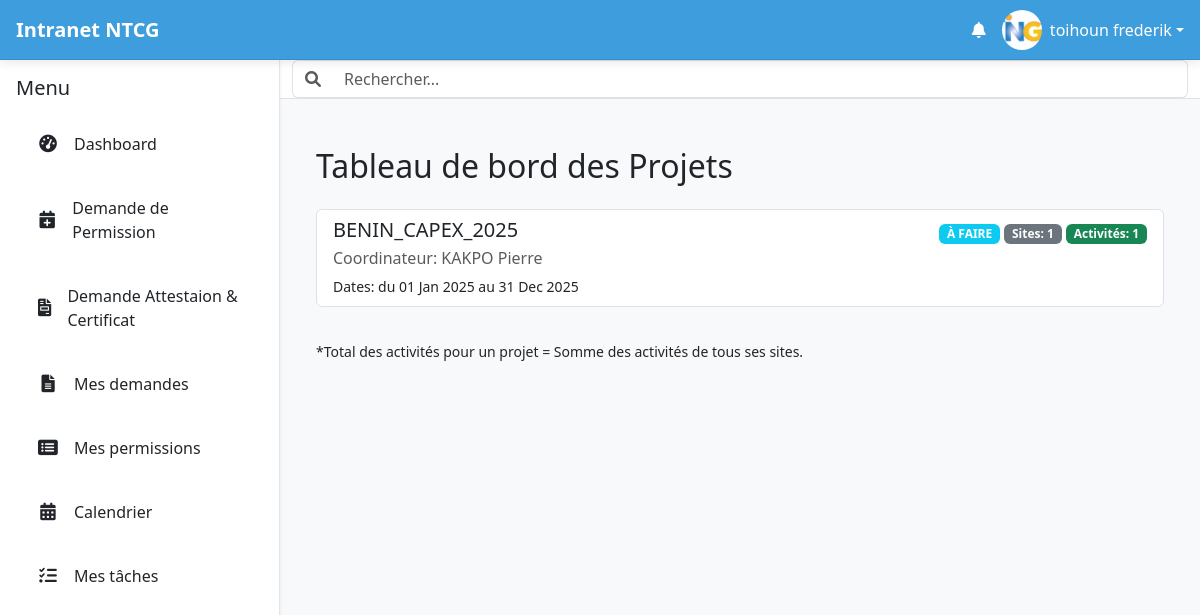
/projects/ (signed in), run on the app's committed database.
### intranet/models.py (models this page shows, shortened)
class User(AbstractUser):
    date_de_naissance = models.DateField(null=True, blank=True)
    nationalite = CountryField(blank=True)
    pays_de_naissance = CountryField(blank=True)
    type_sanguin = models.CharField(max_length=5, blank=True)
    adresse = models.CharField(max_length=255, blank=True)
    telephone_personnel = models.CharField(max_length=20, blank=True)
    piece_type = models.ForeignKey(PieceType, on_delete=models.SET_NULL, null=True, blank=True, verbose_name="Type de pièce d'identité")
    piece_number = models.CharField(max_length=100, blank=True, verbose_name="Numéro de la pièce d'identité")
    personal_email = models.EmailField(blank=True, null=True, verbose_name="Email personnel")
    emergency_contact_name = models.CharField(max_length=255, blank=True, verbose_name="Nom et prénom du contact d'urgence")
    emergency_contact_phone = models.CharField(max_length=20, blank=True, verbose_name="Téléphone du contact d'urgence")
    allergies = models.TextField(blank=True)
    maladies_chroniques = models.TextField(blank=True)
    medicaments = models.TextField(blank=True)
    job_role = models.ForeignKey(JobRole, on_delete=models.SET_NULL, null=True, blank=True)
    departement = models.ForeignKey(Department, on_delete=models.SET_NULL, null=True, blank=True)
    date_embauche = models.DateField(null=True, blank=True)
    professional_email = models.EmailField(blank=True, null=True, verbose_name="Email professionnel")
    contract_type = models.ForeignKey(ContractType, on_delete=models.SET_NULL, null=True, blank=True, verbose_name="Type de contrat")
    isignum = models.CharField(max_length=100, blank=True, verbose_name="Numéro Isignum")
    eritop_id = models.CharField(max_length=100, blank=True, verbose_name="ID Eritop")
    country = models.ForeignKey(Country, on_delete=models.SET_NULL, null=True, blank=True, verbose_name="Pays de l'employé")
    managed_countries = models.ManyToManyField(Country, related_name='managers', blank=True, verbose_name="Pays gérés")
    bank_info = models.ForeignKey(BankInfo, on_delete=models.SET_NULL, null=True, blank=True, verbose_name="Nom de la banque")
    bank_account_number = models.CharField(max_length=50, blank=True, verbose_name="Numéro de compte bancaire")
    cnss = models.CharField(max_length=50, verbose_name="Numéro CNSS/Sécurité Sociale", blank=True)
    dependants = models.TextField(blank=True)
    employee_id = models.CharField(max_length=100, unique=True, blank=True, verbose_name="Numéro de matricule")
    photo_profil = models.ImageField(upload_to='photos_profils/', null=True, blank=True)
    class Meta:
        ordering = ['last_name', 'first_name']
        indexes = [
            models.Index(fields=['last_name', 'first_name']),
            models.Index(fields=['is_active']),
            models.Index(fields=['departement']),
            models.Index(fields=['country']),
        ]

class Project(models.Model):
    STATUS_CHOICES = [
        ('À FAIRE', 'À faire'),
        ('EN COURS', 'En cours'),
        ('TERMINÉ', 'Terminé'),
    ]
    name = models.CharField(max_length=255, verbose_name="Nom du projet")
    description = models.TextField(verbose_name="Description du projet", blank=True, null=True)
    start_date = models.DateField(verbose_name="Date de début", null=True, blank=True)
    end_date = models.DateField(verbose_name="Date de fin estimée", null=True, blank=True)
    status = models.CharField(max_length=20, choices=STATUS_CHOICES, default='À FAIRE', verbose_name="Statut")
    coordinator = models.ForeignKey(
        settings.AUTH_USER_MODEL,
        on_delete=models.SET_NULL,
        null=True,
        blank=True,
        related_name='managed_projects',
        verbose_name="Coordinateur du projet"
    )
    team_members = models.ManyToManyField(
        settings.AUTH_USER_MODEL,
        related_name='projects',
        verbose_name="Membres de l'équipe"
    )
    country = CountryField(blank=True, verbose_name="Pays du projet")
    created_at = models.DateTimeField(auto_now_add=True)
    updated_at = models.DateTimeField(auto_now=True)
    class Meta:
        verbose_name = "Projet"
        verbose_name_plural = "Projets"

class Site(models.Model):
    name = models.CharField(max_length=255, verbose_name="Nom du site")
    project = models.ForeignKey(
        'Project',
        on_delete=models.CASCADE,
        related_name='sites',
        verbose_name="Projet associé"
    )
    location = models.CharField(max_length=255, verbose_name="Localisation", blank=True, null=True)
    site_id = models.CharField(max_length=50, unique=True, verbose_name="Identifiant unique du site", blank=True, null=True)
    class Meta:
        verbose_name = "Site"
        verbose_name_plural = "Sites"

### intranet/views.py (the view)
# urls.py: path('projects/', views.project_list, name='project_dashboard'),
@login_required
def project_list(request):
    projects = Project.objects.all().order_by('-created_at')
    return render(request, 'intranet/project_list.html', {'projects': projects})

### intranet/context_processors.py (called while the page is built)
def is_rh_group(request):
    is_rh = request.user.groups.filter(name='Ressources Humaines').exists()
    return {'is_rh': is_rh}

def is_project_coordinator(request):
    is_coordinator = request.user.groups.filter(name='Coordinateurs de Projets').exists()
    return {'is_coordinator': is_coordinator}

def unread_notifications(request):
    if request.user.is_authenticated:
        unread_count = Notification.objects.filter(user=request.user, is_read=False).count()
    else:
        unread_count = 0
    return {'unread_notifications_count': unread_count}

### intranet/templatetags/intranet_tags.py (called while the page is built)
@register.filter(name='has_group')
def has_group(user, group_name):
    try:
        group = Group.objects.get(name=group_name)
    except Group.DoesNotExist:
        return False
    return group in user.groups.all()

@register.filter
def get_total_tasks(sites_queryset):
    total = 0
    for site in sites_queryset:
        total += site.tasks.count()
    return total

### templates/intranet/project_list.html (shortened to what this page needs)
{% extends 'intranet/base.html' %}
{% load static %}
{% load intranet_tags %}
{% block content %}
<div class="container mt-4">
    <div class="d-flex justify-content-between align-items-center mb-4">
        <h2 class="mb-0">Tableau de bord des Projets</h2>
    </div>
    {% if projects %}
    <div class="list-group">
        {% for project in projects %}
        <a href="{% url 'project_detail' project.id %}" class="list-group-item list-group-item-action mb-2">
            <div class="d-flex w-100 justify-content-between align-items-center">
                <h5 class="mb-1">{{ project.name }}</h5>
                <div>
                    <span class="badge bg-info">{{ project.status }}</span>
                    <span class="badge bg-secondary">
                        Sites: {{ project.sites.count }}
                    </span>
                    <span class="badge bg-success">
                        Activités: {{ project.sites.all|get_total_tasks }}
                    </span>
                </div>
            </div>
            <p class="mb-1 text-muted">
                Coordinateur: {{ project.coordinator.get_full_name }}
            </p>
            <small>
                Dates: du {{ project.start_date|date:"d M Y" }} au {{ project.end_date|date:"d M Y" }}
            </small>
        </a>
        {% endfor %}
    </div>
    {% else %}
    <div class="alert alert-info" role="alert">
        Aucun projet n'est disponible pour vous pour le moment.
    </div>
    {% endif %}
    <p class="mt-4"><small>*Total des activités pour un projet = Somme des activités de tous ses sites.</small></p>
</div>
{% endblock %}

### templates/intranet/base.html (shortened to what this page needs)
{% load static intranet_tags %}
<!doctype html>
<html lang="fr">
<head>
    <link rel="stylesheet" href="https://cdn.jsdelivr.net/npm/bootstrap@5.3.3/dist/css/bootstrap.min.css"
          media="print" onload="this.media='all'">
    <link rel="stylesheet" href="https://cdnjs.cloudflare.com/ajax/libs/font-awesome/6.0.0-beta3/css/all.min.css">
    <link rel="stylesheet" type="text/css" href="https://cdn.datatables.net/2.0.8/css/dataTables.dataTables.css">
</head>
<body>
    <header id="top-header" class="d-flex justify-content-between align-items-center">
        <div class="d-flex align-items-center">
            <a href="{% url 'home_view' %}" class="text-decoration-none text-white d-flex align-items-center">
                <span class="fs-5 fw-bold">Intranet NTCG</span>
            </a>
        </div>
        <div class="d-flex align-items-center">
            <a href="{% url 'notifications' %}" class="text-white me-3 position-relative touch-feedback"
                data-bs-toggle="tooltip" data-bs-placement="bottom" title="Notifications" aria-label="Notifications">
                <i class="fas fa-bell"></i>
            </a>
            <div class="dropdown">
                <a class="text-white d-flex align-items-center text-decoration-none dropdown-toggle touch-feedback" href="#"
                    id="profileDropdown" role="button" data-bs-toggle="dropdown" aria-expanded="false"
                    aria-label="Menu profil">
                    <img src="{% if user.photo_profil %}{{ user.photo_profil.url }}{% else %}{% static 'images/default_profile.png' %}{% endif %}"
                         alt="Avatar de {{ user.get_full_name|default:user.username }}"
                         class="rounded-circle me-2" width="40" height="40" style="object-fit: cover;">
                    <span class="d-none d-sm-inline">{{ user.get_full_name|default:user.username }}</span>
                </a>
            </div>
        </div>
    </header>
    <div id="main-wrapper">
        <nav id="sidebar" class="shadow-sm" aria-label="Menu principal">
            <div class="p-3">
                <div class="d-flex justify-content-between align-items-center mb-3">
                    <h5 class="mb-0">Menu</h5>
                </div>
                <ul class="nav nav-pills flex-column mb-auto" id="sidebar-nav-links">
                    <li class="nav-item">
                        <a href="{% url 'dashboard' %}" class="nav-link {% if request.resolver_match.url_name == 'home_view' %}active{% endif %} touch-feedback">
                            <i class="fas fa-tachometer-alt"></i> Dashboard
                        </a>
                    </li>
                    <li class="nav-item">
                        <a class="nav-link touch-feedback" href="{% url 'submit_leave_request' %}">
                            <i class="fas fa-calendar-plus"></i>
                            <span>Demande de Permission</span>
                        </a>
                    </li>
                    <li class="nav-item">
                        <a class="nav-link touch-feedback" href="{% url 'request_document' %}">
                            <i class="fas fa-file-invoice"></i> Demande Attestaion & Certificat
                        </a>
                    </li>
                    <li class="nav-item">
                        <a class="nav-link touch-feedback" href="{% url 'my_document_requests' %}">
                            <i class="fas fa-file-alt"></i> Mes demandes
                        </a>
                    </li>
                    <li class="nav-item">
                        <a class="nav-link touch-feedback" href="{% url 'my_leave_requests' %}">
                            <i class="fas fa-list-alt"></i>
                            <span>Mes permissions</span>
                        </a>
                    </li>
                    {% if user.is_authenticated %}
                    <li class="nav-item">
                        <a href="#" class="nav-link touch-feedback">
                            <i class="fas fa-calendar-alt"></i> Calendrier
                        </a>
                    </li>
                    <li class="nav-item">
                        <a href="#" class="nav-link touch-feedback">
                            <i class="fas fa-tasks"></i> Mes tâches
                        </a>
                    </li>
                    {% endif %}
                </ul>
            </div>
        </nav>
        <div id="content-area">
            <nav id="top-navbar" class="bg-white border-bottom">
                <div class="container-fluid">
                    <form class="d-flex w-100">
                        <div class="input-group">
                            <span class="input-group-text bg-white border-end-0">
                                <i class="fas fa-search text-muted"></i>
                            </span>
                            <input class="form-control border-start-0" type="search"
                                   placeholder="Rechercher..." aria-label="Search" id="global-search"
                                   style="font-size: 16px;">
                        </div>
                    </form>
                </div>
            </nav>
            <main id="main-content" class="p-3 p-lg-4">
                {% block content %}
                {% endblock %}
            </main>
        </div>
    </div>
</body>
</html>

### data on the page
User: get_full_name "toihoun frederik"
Project: name "BENIN_CAPEX_2025", status "À FAIRE", sites.count "1", sites.all|get_total_tasks "1", coordinator.get_full_name "KAKPO Pierre", start_date "01 Jan 2025", end_date "31 Dec 2025"
